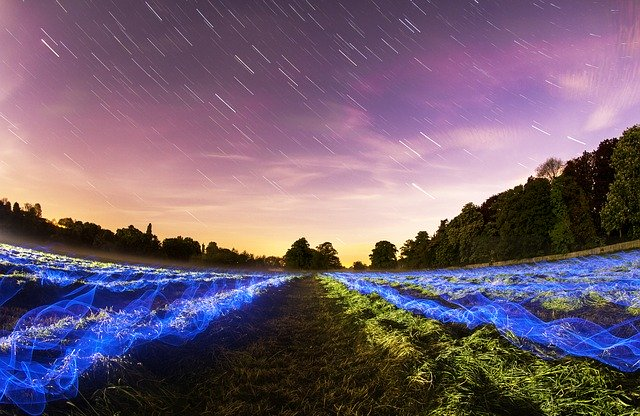
#> input picture images/image.bmp, 640 x 416 px
$ python main.py
#> lines starting #> are read from the running program, lines starting #| are printed output that depends on the picture
### helper.py

import numpy as np
import math
from skimage import io

class helper:

    def __init__(self, in_img_name, encode_file_name, decode_file_name, out_img_name):
        self.setA()
        self.in_img_name = in_img_name
        self.encode_file_name = encode_file_name
        self.decode_file_name = decode_file_name
        self.out_img_name = out_img_name

    def set_encode_file_name(self, in_img_name, encode_file_name):
        self.in_img_name = in_img_name
        self.encode_file_name = encode_file_name

    # [10 lines left out: functions dbf, up_align, not called in this run]


    def quantification(self, frequency_domain: np.ndarray,
                       standard_table: np.ndarray) -> None:
        for i in range(0, 8):
            for j in range(0, 8):
                frequency_domain[i][j] = \
                    round(frequency_domain[i][j] / standard_table[i][j])


    def encode(self, time_domain: np.ndarray, standard_table: np.ndarray,
               directing, alternating) -> None:
        for i in range(0, time_domain.shape[0], 8):
            for j in range(0, time_domain.shape[1], 8):
                t = np.empty([8, 8], dtype=float)
                for u in range(0, 8):
                    for v in range(0, 8):
                        t[u][v] = time_domain[i + u][j + v]
                f = np.matmul(self.A, t)
                f = np.matmul(f, self.A_T)
                self.quantification(f, standard_table)
                x = 0
                y = 0
                cnt = 0
                directing.append(f[0][0])
                for u in self.Z:
                    x += u[0]
                    y += u[1]
                    if f[x][y] == 0:
                        cnt = cnt + 1
                    else:
                        alternating.append([cnt, f[x][y]])
                        cnt = 0
                if f[7][7] == 0:
                    alternating.append([0, 0])


    def encode_from_img(self):
        image = io.imread(self.in_img_name)
#> image is the input picture: shape (416, 640, 3); mean R, G, B 113.8, 94.3, 112.5
        data = np.array(image, dtype=float)
        print(data.shape)
#| (416, 640, 3)
        file_handle = open(self.encode_file_name, mode='w')
        file_handle.write(str(int(len(data) // 16 * 16)) + '\n')
        file_handle.write(str(int(len(data[0]) // 16 * 16)) + '\n')

        luminance_time_domain = np.zeros([len(data) // 16 * 16,
                                          len(data[0]) // 16 * 16], dtype=float)
#> luminance_time_domain: shape (416, 640) float64; every value is 0
        blue_chrominance_time_domain = np.zeros([len(data) // 16 * 16,
                                                 len(data[0]) // 16 * 16], dtype=float)
        red_chrominance_time_domain = np.zeros([len(data) // 16 * 16,
                                                len(data[0]) // 16 * 16], dtype=float)
        for i in range(0, luminance_time_domain.shape[0]):
            for j in range(0, luminance_time_domain.shape[1]):
                luminance_time_domain[i][j] = 0.299 * data[i][j][0] + \
                                              0.587 * data[i][j][1] + 0.114 * data[i][j][2]
                blue_chrominance_time_domain[i][j] = \
                    0.492 * (data[i][j][2] - luminance_time_domain[i][j])
                red_chrominance_time_domain[i][j] = \
                    0.877 * (data[i][j][0] - luminance_time_domain[i][j])
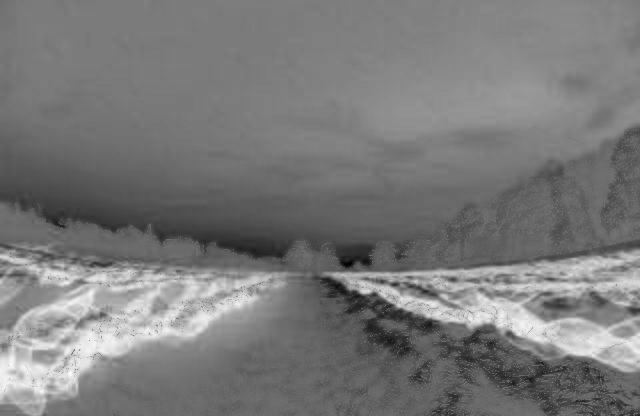
#> blue_chrominance_time_domain: shape (416, 640) float64; min -68.78, max 85.66, mean 5.1; drawn with min black and max white
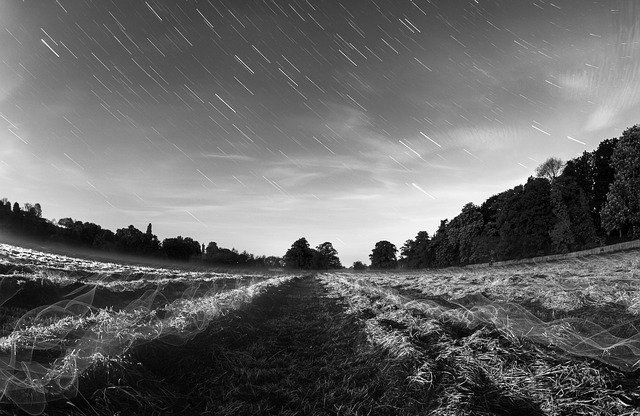
#> luminance_time_domain: shape (416, 640) float64; min 0, max 254.8, mean 102.2
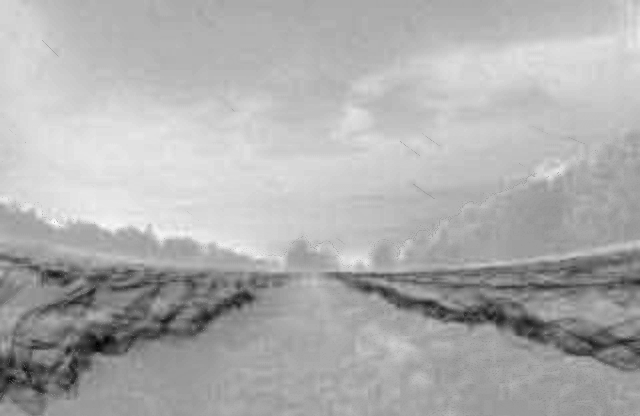
#> red_chrominance_time_domain: shape (416, 640) float64; min -72.63, max 48.37, mean 10.2; drawn with min black and max white
        luminance_quantification = np.array(
            [[16, 11, 10, 16, 24, 40, 51, 61],
             [12, 12, 14, 19, 26, 58, 60, 55],
             [14, 13, 16, 24, 40, 57, 69, 56],
             [14, 17, 22, 29, 51, 87, 80, 62],
             [18, 22, 37, 56, 68, 109, 103, 77],
             [24, 35, 55, 64, 81, 104, 113, 92],
             [49, 64, 78, 87, 103, 121, 120, 101],
             [72, 92, 95, 98, 112, 100, 103, 99]]
        )
        chrominance_quantification = np.array(
            [[17, 18, 24, 47, 99, 99, 99, 99],
             [18, 21, 26, 66, 99, 99, 99, 99],
             [24, 26, 56, 99, 99, 99, 99, 99],
             [47, 66, 99, 99, 99, 99, 99, 99],
             [99, 99, 99, 99, 99, 99, 99, 99],
             [99, 99, 99, 99, 99, 99, 99, 99],
             [99, 99, 99, 99, 99, 99, 99, 99],
             [99, 99, 99, 99, 99, 99, 99, 99]]
        )
        luminance_alternating = []
        blue_chrominance_alternating = []
        red_chrominance_alternating = []
        luminance_directing = []
        blue_chrominance_directing = []
        red_chrominance_directing = []

        self.encode(luminance_time_domain, luminance_quantification,
               luminance_directing, luminance_alternating)
#> after the loop in encode, `for i in range(0, time_domain.shape[0], 8):`: alternating = 52933 items; directing = 4160 values, max 121 at index 2214, min 3 at index 1755, mean 51.11
        file_handle.write(str(len(luminance_directing)) + '\n')
        for i in luminance_directing:
            file_handle.write(str(int(i)) + '\n')
        file_handle.write(str(len(luminance_alternating)) + '\n')
        for i in luminance_alternating:
            file_handle.write(str(int(i[0])) + '\n')
            file_handle.write(str(int(i[1])) + '\n')

        self.encode(blue_chrominance_time_domain, chrominance_quantification, blue_chrominance_directing,
               blue_chrominance_alternating)
        file_handle.write(str(len(blue_chrominance_directing)) + '\n')
        for i in blue_chrominance_directing:
            file_handle.write(str(int(i)) + '\n')
        file_handle.write(str(len(blue_chrominance_alternating)) + '\n')
        for i in blue_chrominance_alternating:
            file_handle.write(str(int(i[0])) + '\n')
            file_handle.write(str(int(i[1])) + '\n')

        self.encode(red_chrominance_time_domain, chrominance_quantification, red_chrominance_directing,
               red_chrominance_alternating)
        file_handle.write(str(len(red_chrominance_directing)) + '\n')
        for i in red_chrominance_directing:
            file_handle.write(str(int(i)) + '\n')
        file_handle.write(str(len(red_chrominance_alternating)) + '\n')
        for i in red_chrominance_alternating:
            file_handle.write(str(int(i[0])) + '\n')
            file_handle.write(str(int(i[1])) + '\n')
        print("encode end")
        file_handle.close()

    # [131 lines left out: functions inverse_quantification, decode, decode_to_img, not called in this run]


    def init(self, matrix):
        for i in range(8):
            for j in range(8):
                if i == 0:
                    x = math.sqrt(1 / 8)
                else:
                    x = math.sqrt(2 / 8)
                matrix[i][j] = x * math.cos(math.pi * (j + 0.5) * i / 8)

    def setA(self):
        self.A = np.zeros([8, 8])
        self.Z = np.array(
            [[0, 1], [1, -1],
             [1, 0], [-1, 1], [-1, 1],
             [0, 1], [1, -1], [1, -1], [1, -1],
             [1, 0], [-1, 1], [-1, 1], [-1, 1], [-1, 1],
             [0, 1], [1, -1], [1, -1], [1, -1], [1, -1], [1, -1],
             [1, 0], [-1, 1], [-1, 1], [-1, 1], [-1, 1], [-1, 1], [-1, 1],
             [0, 1], [1, -1], [1, -1], [1, -1], [1, -1], [1, -1], [1, -1], [1, -1],
             [0, 1], [-1, 1], [-1, 1], [-1, 1], [-1, 1], [-1, 1], [-1, 1],
             [1, 0], [1, -1], [1, -1], [1, -1], [1, -1], [1, -1],
             [0, 1], [-1, 1], [-1, 1], [-1, 1], [-1, 1],
             [1, 0], [1, -1], [1, -1], [1, -1],
             [0, 1], [-1, 1], [-1, 1],
             [1, 0], [1, -1],
             [0, 1]
             ]
        )
        self.init(self.A)
        self.A_T = self.A.transpose()
        self.A_i = np.linalg.inv(self.A)
        self.A_iT = np.linalg.inv(self.A_T)

### main.py
#!/usr/bin/env python
# -*- coding:utf-8 -*-
import sys
import time
from helper import helper
import rect
from rect import PyHuffman

if __name__ == '__main__':

    addr = "images/image.bmp"
    helper = helper(addr, "encode.txt", "dehuffman.txt", "images/out.bmp")
    time0 = time.time()
    helper.encode_from_img()
    print("DCT encode time", time.time() - time0)

    ''' cython start '''
    # help (rect)
    # help (PyHuffman)
    print("cython start")
    name1 = bytes("encode.txt", encoding='utf8')
    name2 = bytes("huffman.bin", encoding='utf8')
    name3 = bytes("huffman.bin", encoding='utf8')
    name4 = bytes("dehuffman.txt", encoding='utf8')
    name5 = bytes("num2freq.bin", encoding='utf8')
    name6 = bytes("tree.bin", encoding='utf8')
    #huffman = huffman.initName(name1, name2, name3, name4)
#> (the run stopped early here; a loop or call above may not have finished)
